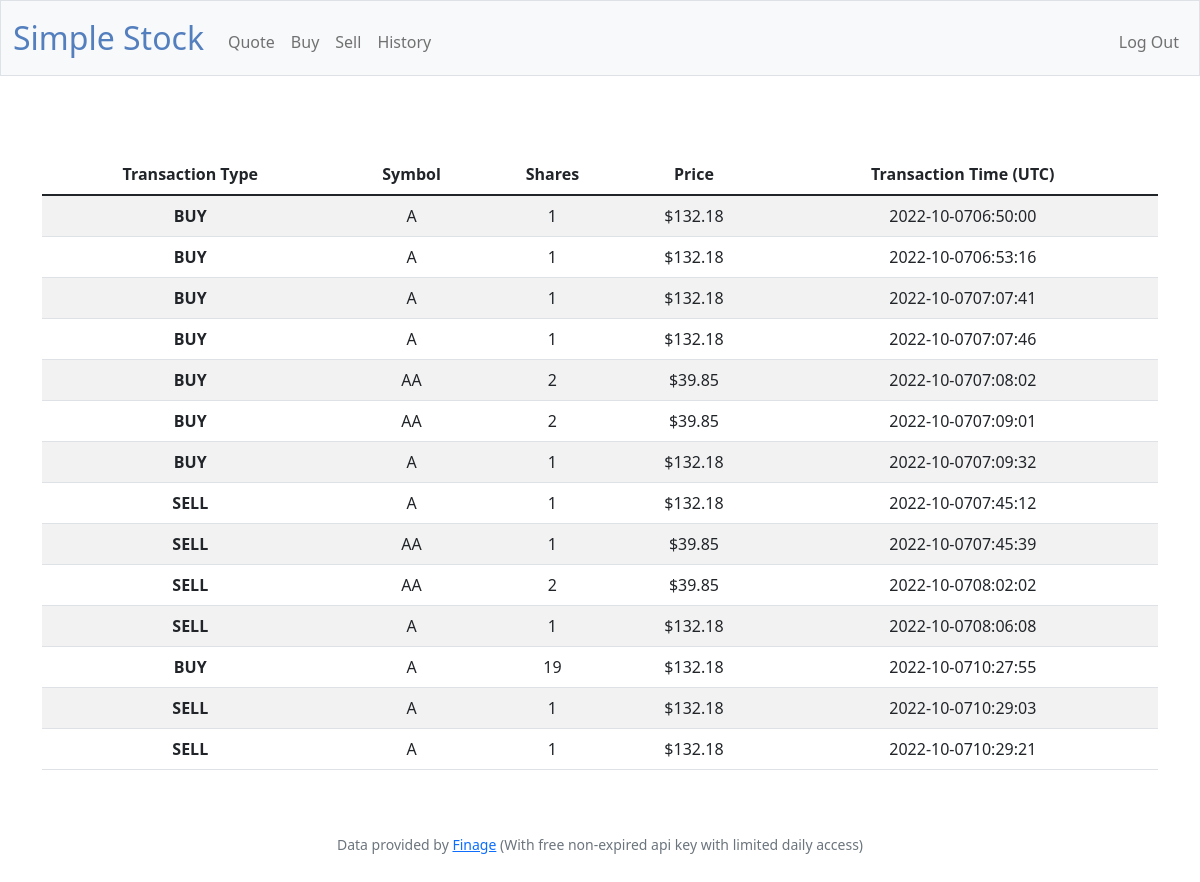
The page /history (signed in) on the database its author committed.
### tables this page shows
CREATE TABLE orders (id INTEGER, user_id NUMERIC NOT NULL, symbol TEXT NOT NULL,             shares NUMERIC NOT NULL, price NUMERIC NOT NULL, timestamp TEXT, PRIMARY KEY(id),             FOREIGN KEY(user_id) REFERENCES users(id));

### app.py (the view)
@app.route("/history")
@login_required
def history():
    rows = db.execute("SELECT symbol, shares, price, timestamp FROM orders WHERE user_id = ?", session["user_id"])
    return render_template("history.html",rows=rows)

### app.py (called while the page is built)
@app.after_request
def after_request(response):
    response.headers["Cache-Control"] = "no-cache, no-store, must-revalidate"
    response.headers["Expires"] = 0
    response.headers["Pragma"] = "no-cache"
    return response

### helpers.py (called while the page is built)
def login_required(f):
    @wraps(f)
    def decorated_function(*args, **kwargs):
        if session.get("user_id") is None:
            return redirect("/login")
        return f(*args, **kwargs)
    return decorated_function

### templates/history.html (shortened to what this page needs)
{% extends "layout.html" %}
{% block main %}
      <table style='margin-top: 30px' class="table table-striped">
      <thead>
        <tr>
          <th scope="col"> Transaction Type </th>
          <th scope="col"> Symbol </th>
          <th scope="col"> Shares </th>
          <th scope="col"> Price </th>
          <th scope="col"> Transaction Time (UTC) </th>
        </tr>
      </thead>
      <tbody>
        {% for row in rows %}
        <tr>
          <th scope="row">
              {{ "BUY" if row["shares"] > 0 else "SELL" }}
          </th>
          <td>  {{ row["symbol"] }}  </td>
          <td>  {{ row["shares"]|abs }}  </td>
          <td> ${{ row["price"] }}  </td>
          <td>  {{ row["timestamp"] }}  </td>
        </tr>
        {% endfor %}
      </body>
{% endblock %}

### templates/layout.html (shortened to what this page needs)
<!DOCTYPE html>
<html lang="en">
    <head>
        <link href="https://cdn.jsdelivr.net/npm/bootstrap@5.1.3/dist/css/bootstrap.min.css" rel="stylesheet">
        <link href="/static/styles.css" rel="stylesheet">
    </head>
    <body>
        <nav class="bg-light border navbar navbar-expand-md navbar-light">
            <div class="container-fluid">
                <a class="navbar-brand" href="/"> <span class="blue" > Simple Stock </span></a>
                <div class="collapse navbar-collapse" id="navbar">
                    {% if session["user_id"] %}
                        <ul class="navbar-nav me-auto mt-2">
                            <li class="nav-item"><a class="nav-link" href="/quote">Quote</a></li>
                            <li class="nav-item"><a class="nav-link" href="/buy">Buy</a></li>
                            <li class="nav-item"><a class="nav-link" href="/sell">Sell</a></li>
                            <li class="nav-item"><a class="nav-link" href="/history">History</a></li>
                        </ul>
                        <ul class="navbar-nav ms-auto mt-2">
                            <li class="nav-item"><a class="nav-link" href="/logout">Log Out</a></li>
                        </ul>
                    {% else %}
                        <ul class="navbar-nav ms-auto mt-2">
                            <li class="nav-item"><a class="nav-link" href="/register">Register</a></li>
                            <li class="nav-item"><a class="nav-link" href="/login">Log In</a></li>
                        </ul>
                    {% endif %}
                </div>
            </div>
        </nav>
        <main class="container py-5 text-center">
            {% block main %}{% endblock %}
        <footer class="mb-5 small text-center text-muted">
            Data provided by <a href="https://finage.co.uk/">Finage</a> (With free non-expired api key with limited daily access)
        </footer>
    </body>
</html>

### static/styles.css (style rules this page uses)
nav .navbar-brand { font-size: xx-large; }
nav .navbar-brand .blue { color: #537fbe; }

### rows shown on the page
orders: shares "BUY", symbol "A", shares|abs "1", price "132.18", timestamp "2022-10-0706:50:00"
orders: shares "BUY", symbol "A", shares|abs "1", price "132.18", timestamp "2022-10-0706:53:16"
orders: shares "BUY", symbol "A", shares|abs "1", price "132.18", timestamp "2022-10-0707:07:41"
orders: shares "BUY", symbol "A", shares|abs "1", price "132.18", timestamp "2022-10-0707:07:46"
orders: shares "BUY", symbol "AA", shares|abs "2", price "39.85", timestamp "2022-10-0707:08:02"
orders: shares "BUY", symbol "AA", shares|abs "2", price "39.85", timestamp "2022-10-0707:09:01"
orders: shares "BUY", symbol "A", shares|abs "1", price "132.18", timestamp "2022-10-0707:09:32"
orders: shares "SELL", symbol "A", shares|abs "1", price "132.18", timestamp "2022-10-0707:45:12"
orders: shares "SELL", symbol "AA", shares|abs "1", price "39.85", timestamp "2022-10-0707:45:39"
orders: shares "SELL", symbol "AA", shares|abs "2", price "39.85", timestamp "2022-10-0708:02:02"
orders: shares "SELL", symbol "A", shares|abs "1", price "132.18", timestamp "2022-10-0708:06:08"
orders: shares "BUY", symbol "A", shares|abs "19", price "132.18", timestamp "2022-10-0710:27:55"
orders: shares "SELL", symbol "A", shares|abs "1", price "132.18", timestamp "2022-10-0710:29:03"
orders: shares "SELL", symbol "A", shares|abs "1", price "132.18", timestamp "2022-10-0710:29:21"
